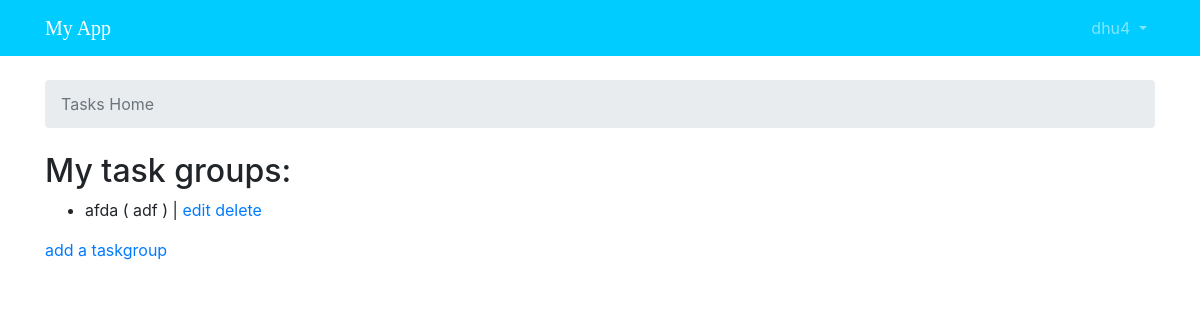
/task/ (signed in), run on an earlier commit of the app's database.
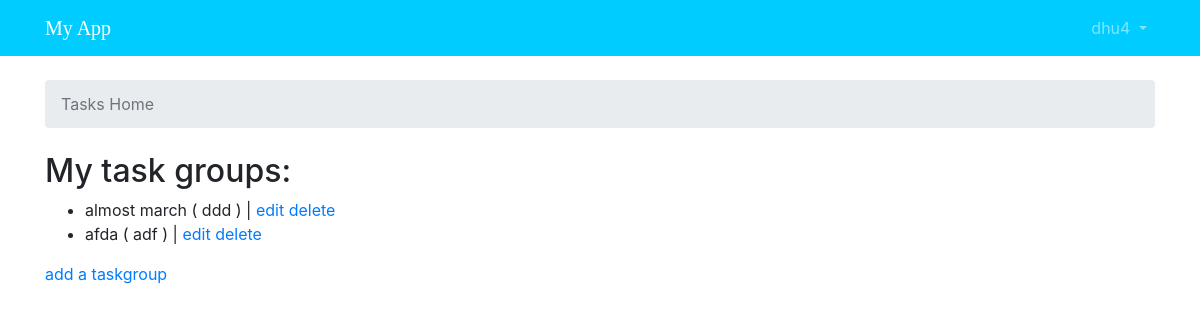
And on a later commit of the database.
### task/models.py (models this page shows, shortened)
class TaskGroup(models.Model):
    task_group_name = models.CharField(max_length=30, unique=True)
    description = models.CharField(max_length=100)
    author = models.ForeignKey(User, on_delete=models.PROTECT, related_name='TaskGroups')

### task/views.py (the view)
# urls.py: path('', views.TaskgroupList.as_view(), name='taskgroup_list'),
class TaskgroupList(ListView):
    model = TaskGroup
    def get_queryset(self):
        queryset = TaskGroup.objects.all().filter(author=self.request.user).order_by('-task_group_name')
        return queryset

### task/templates/task/taskgroup_list.html (shortened to what this page needs)
{% extends "base_tasks.html" %}
{% block breadcrumb %}
  <li class="breadcrumb-item active">
    Tasks Home
  </li>
{% endblock %}
{% block content %}
<h2>My task groups: </h2>
<div>
    <ul>
        {% for taskgroup in object_list %}
            <li>{{ taskgroup.task_group_name }} ( {{ taskgroup.description }} ) | <a
                    href="{% url 'taskgroup_update' taskgroup.pk %}">edit</a>
                    <a href="{% url 'taskgroup_delete' taskgroup.pk %}">delete</a>
            </li>
        {% empty %}
            <li>No taskgroups defined yet.</li>
        {% endfor %}
    </ul>
    <p>
      <a href="{% url 'taskgroup_add' %}">add a taskgroup</a>
    </p>
</div>
{% endblock %}

What changed in the data, as far as the page shows it:
added TaskGroup: task_group_name "almost march", description "ddd"
